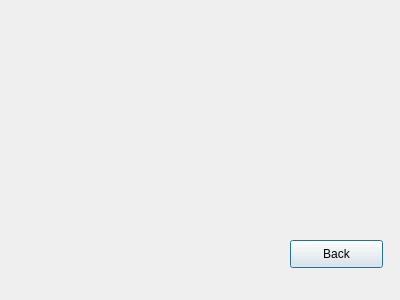
<?xml version="1.0" encoding="UTF-8"?>
<ui version="4.0">
 <class>StudentsMenu</class>
 <widget class="QDialog" name="StudentsMenu">
  <property name="geometry">
   <rect>
    <x>0</x>
    <y>0</y>
    <width>400</width>
    <height>300</height>
   </rect>
  </property>
  <property name="windowTitle">
   <string>Dialog</string>
  </property>
  <widget class="QPushButton" name="pushButton">
   <property name="geometry">
    <rect>
     <x>290</x>
     <y>240</y>
     <width>93</width>
     <height>28</height>
    </rect>
   </property>
   <property name="text">
    <string>Back</string>
   </property>
  </widget>
 </widget>
 <resources/>
 <connections/>
</ui>
